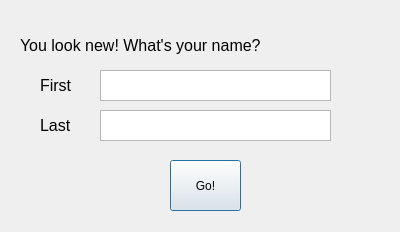
<?xml version="1.0" encoding="UTF-8"?>
<ui version="4.0">
 <class>Dialog</class>
 <widget class="QDialog" name="Dialog">
  <property name="geometry">
   <rect>
    <x>0</x>
    <y>0</y>
    <width>400</width>
    <height>232</height>
   </rect>
  </property>
  <property name="windowTitle">
   <string>Dialog</string>
  </property>
  <widget class="QTextEdit" name="firstName">
   <property name="geometry">
    <rect>
     <x>100</x>
     <y>70</y>
     <width>231</width>
     <height>31</height>
    </rect>
   </property>
   <property name="tabChangesFocus">
    <bool>true</bool>
   </property>
  </widget>
  <widget class="QLabel" name="label">
   <property name="geometry">
    <rect>
     <x>20</x>
     <y>30</y>
     <width>361</width>
     <height>31</height>
    </rect>
   </property>
   <property name="font">
    <font>
     <pointsize>12</pointsize>
    </font>
   </property>
   <property name="text">
    <string>You look new! What's your name?</string>
   </property>
  </widget>
  <widget class="QLabel" name="label_2">
   <property name="geometry">
    <rect>
     <x>40</x>
     <y>70</y>
     <width>111</width>
     <height>31</height>
    </rect>
   </property>
   <property name="font">
    <font>
     <pointsize>12</pointsize>
    </font>
   </property>
   <property name="text">
    <string>First</string>
   </property>
  </widget>
  <widget class="QTextEdit" name="lastName">
   <property name="geometry">
    <rect>
     <x>100</x>
     <y>110</y>
     <width>231</width>
     <height>31</height>
    </rect>
   </property>
   <property name="tabChangesFocus">
    <bool>true</bool>
   </property>
  </widget>
  <widget class="QLabel" name="label_3">
   <property name="geometry">
    <rect>
     <x>40</x>
     <y>110</y>
     <width>111</width>
     <height>31</height>
    </rect>
   </property>
   <property name="font">
    <font>
     <pointsize>12</pointsize>
    </font>
   </property>
   <property name="text">
    <string>Last</string>
   </property>
  </widget>
  <widget class="QPushButton" name="submit">
   <property name="geometry">
    <rect>
     <x>170</x>
     <y>160</y>
     <width>71</width>
     <height>51</height>
    </rect>
   </property>
   <property name="text">
    <string>Go!</string>
   </property>
  </widget>
 </widget>
 <resources/>
 <connections/>
</ui>
